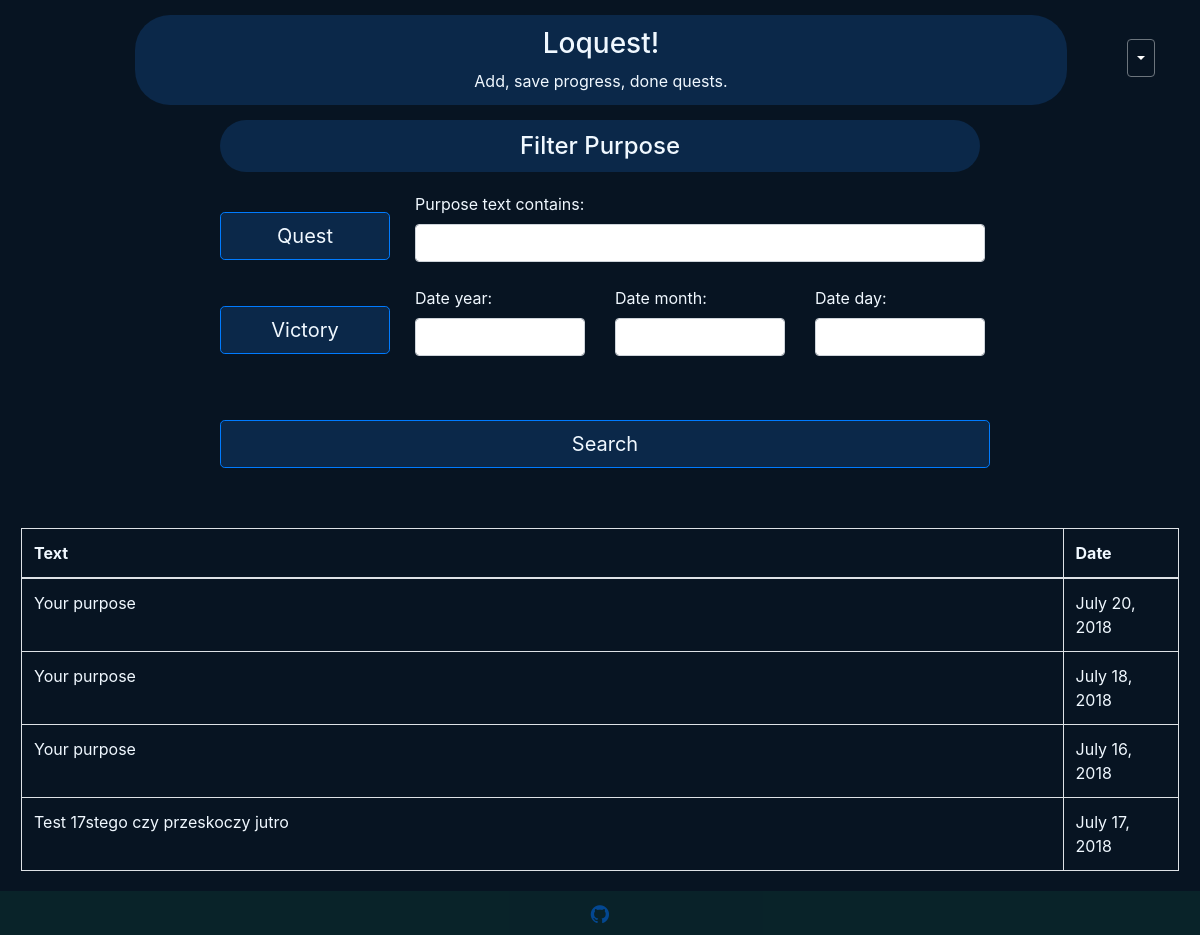
Before: /search_purpose (signed in) with the older database file.
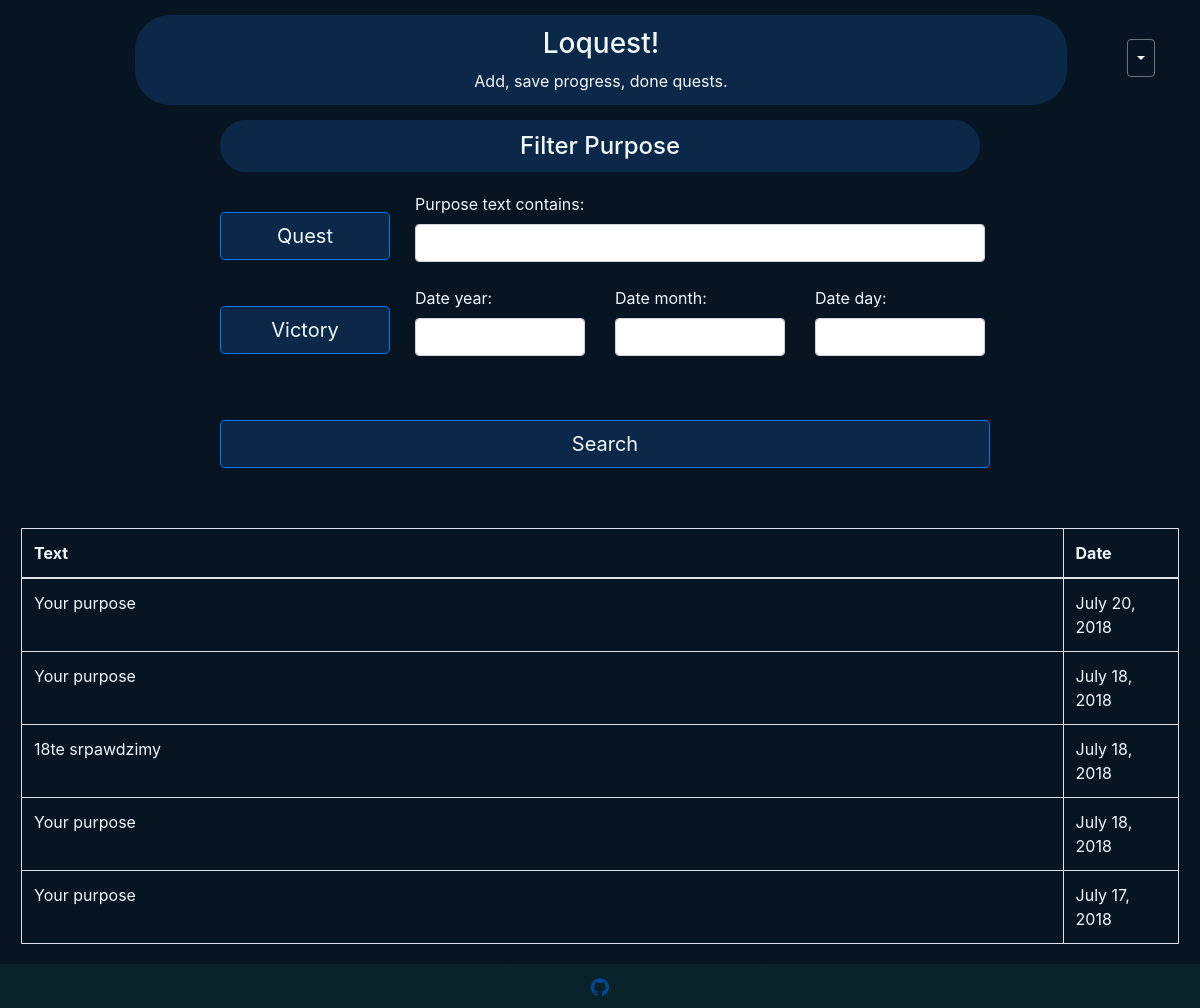
After: the same page with the newer database file.
### todo/models.py (models this page shows, shortened)
class Purpose(models.Model):
    who = models.ForeignKey(settings.AUTH_USER_MODEL, on_delete=models.CASCADE, default=1)
    purpose_text = models.CharField(max_length=400, default='Your purpose')
    pub_date = models.DateField('date', default='')

### todo/views.py (the view)
# urls.py: path('search_purpose', views.search_purpose, name='search_purpose'),
def search_purpose(request):
    purpose_list = Purpose.objects.filter(who=request.user)
    purpose_filter = PurposeFilter(request.GET, queryset=purpose_list)
    return render(request, 'todo/search_purpose.html', {'filter': purpose_filter})

### todo/templates/todo/search_purpose.html (shortened to what this page needs)
{% extends 'todo/base.html' %}
{% load widget_tweaks %}
{% block content %}
        <form method="get">
                <div class="container" style="width: 800px">
                  <h4 class="well well-sm text-center" style="margin: 15px 5px 20px 5px;background-color: #0B2849; color: aliceblue;">Filter Purpose</h4>
                  <div class="row" style="left: 15%">
                    <div class="form-group col-sm-4 col-md-3" style="color: aliceblue">
                        <a class="btn btn-lg btn-primary btn-block" style="background-color: #0B2849; color: aliceblue; margin: 20px 5px 10px 5px;" href="search">Quest</a>
                    </div>
                    <div class="form-group col-sm-4 col-md-3" style="color: aliceblue; min-width:75%">
                      {{ filter.form.purpose_text.label_tag }}
                      {% render_field filter.form.purpose_text class="form-control" %}
                    </div>
                  </div>
                  <div class="row" style="left: 15%">
                    <div class="form-group col-sm-4 col-md-3" style="color: aliceblue">
                        <a class="btn btn-lg btn-primary btn-block" style="background-color: #0B2849; color: aliceblue; margin: 20px 5px 10px 5px;" href="search_victory">Victory</a>
                    </div>
                    <div class="form-group col-sm-4 col-md-3" style="color: aliceblue">
                        {{ filter.form.pub_date_year.label_tag }}
                        {% render_field filter.form.pub_date_year class="form-control" %}
                    </div>
                    <div class="form-group col-sm-4 col-md-3" style="color: aliceblue">
                        {{ filter.form.pub_date_month.label_tag }}
                        {% render_field filter.form.pub_date_month class="form-control" %}
                    </div>
                    <div class="form-group col-sm-4 col-md-3" style="color: aliceblue">
                        {{ filter.form.pub_date_day.label_tag }}
                        {% render_field filter.form.pub_date_day class="form-control" %}
                    </div>
                  </div>
                  <button type="submit" class="btn btn-lg btn-primary btn-block" style="background-color: #0B2849; color: aliceblue; margin: 40px 5px 60px 5px;">
                     Search
                  </button>
                </div>
              </form>
              <table class="table table-bordered" style="color: aliceblue ;margin: 0px 0px 10px 6px;width:99%">
                <thead>
                  <tr>
                    <th style="width:90%">Text</th>
                    <th style="width:90%">Date</th>
                  </tr>
                </thead>
                <tbody>
                  {% for purpose in filter.qs %}
                    <tr>
                      <td>{{ purpose.purpose_text }}</td>
                      <td>{{ purpose.pub_date }}</td>
                    </tr>
                  {% empty %}
                    <tr>
                      <td colspan="5">No data</td>
                    </tr>
                  {% endfor %}
                </tbody>
              </table>
{% endblock %}

Changed rows visible on the page:
removed Purpose: purpose_text "Your purpose", pub_date "July 16, 2018"
removed Purpose: purpose_text "Test 17stego czy przeskoczy jutro", pub_date "July 17, 2018"
added Purpose: purpose_text "18te srpawdzimy", pub_date "July 18, 2018"
added Purpose: purpose_text "Your purpose", pub_date "July 18, 2018"
added Purpose: purpose_text "Your purpose", pub_date "July 17, 2018"
